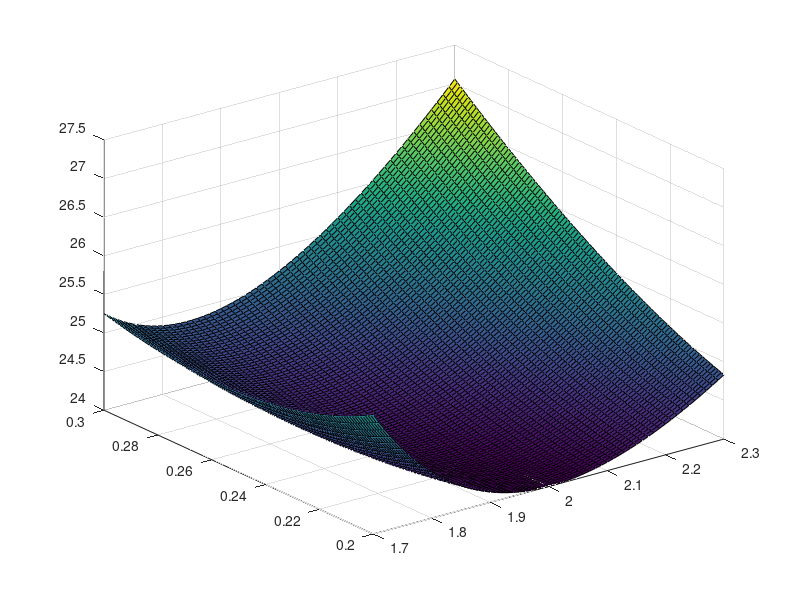

Write the MATLAB code that produced this figure.
h = 1.7:0.01:2.3; l=0.2:0.001:0.3;
[H,L] = meshgrid(h,l);

C = @(H,L) 2./((H.^2-H).*L)-(2.*H.^3)./((H-1).*(L-1))-(2.*H.^3-6.*H.^2+6.*H-2)./H;

surf(H,L,C(H,L))

